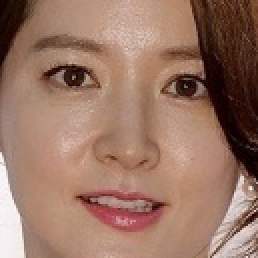
#> input picture image/aligned/lee.jpg, 129 x 129 px, found by its file name (shown 2 times larger)
$ python SkinDetection.py
#> lines starting #> are read from the running program, lines starting #| are printed output that depends on the picture; after the words box and inside, x2 and y2 are one past the last pixel; in counts of white or black regions, pixels touching at a corner belong together
import cv2
import numpy as np


# Open an image
img = cv2.imread("D:/OpenCV/image/lee.jpg")
#> img is the input picture: shape (129, 129, 3); mean B, G, R 101, 117.9, 154.3

# HSV
img_HSV = cv2.cvtColor(img, cv2.COLOR_BGR2HSV)  # Convert color space
#> img_HSV: shape (129, 129, 3); mean H, S, V 14.9, 102.9, 154.3
HSV_mask = cv2.inRange(img_HSV, (0, 15, 0), (17, 170, 255))   # Set up range
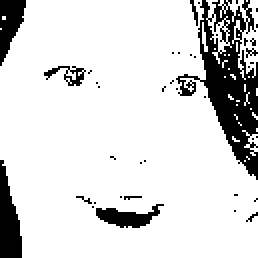
#> HSV_mask: shape (129, 129) (shown 2 times larger); 85.2% white; 41 black regions (35 under 20 px), largest, box (x1, y1, x2, y2) and area: (88, 0, 129, 90) 1435, (0, 80, 11, 129) 356, (0, 0, 13, 33) 254, (48, 102, 82, 114) 208, (22, 33, 43, 43) 81, (95, 0, 99, 13) 22
HSV_mask = cv2.morphologyEx(HSV_mask, cv2.MORPH_OPEN, np.ones((3, 3), np.uint8))
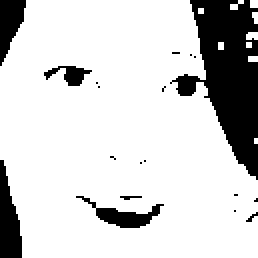
#> HSV_mask: shape (129, 129) (shown 2 times larger); 81.9% white; 19 black regions (14 under 20 px), largest, box (x1, y1, x2, y2) and area: (85, 0, 129, 90) 1996, (0, 80, 11, 129) 357, (0, 0, 13, 33) 260, (38, 98, 82, 114) 235, (22, 33, 46, 43) 116

# YCbCr
img_YCrCb = cv2.cvtColor(img, cv2.COLOR_BGR2YCrCb)  # Convert color space
#> img_YCrCb: shape (129, 129, 3); mean of channels 0, 1, 2 126.8, 147.6, 113.4
YCrCb_mask = cv2.inRange(img_YCrCb, (0, 135, 85), (255, 180, 135))    # Set up range
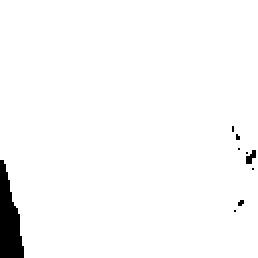
#> YCrCb_mask: shape (129, 129) (shown 2 times larger); 97.5% white; 9 black regions (7 under 20 px), largest, box (x1, y1, x2, y2) and area: (0, 80, 12, 129) 378, (123, 75, 128, 82) 21
YCrCb_mask = cv2.morphologyEx(YCrCb_mask, cv2.MORPH_OPEN, np.ones((3, 3), np.uint8))
#> YCrCb_mask: shape (129, 129); 97.4% white; 8 black regions (6 under 20 px), largest, box (x1, y1, x2, y2) and area: (0, 80, 12, 129) 378, (123, 75, 129, 82) 30

# Merge skin detection (YCbCr + HSV)
global_mask = cv2.bitwise_and(YCrCb_mask, HSV_mask)
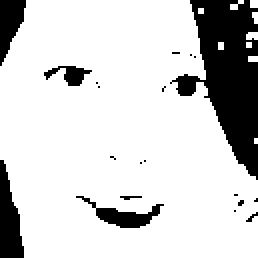
#> global_mask: shape (129, 129) (shown 2 times larger); 81.7% white; 20 black regions (15 under 20 px), largest, box (x1, y1, x2, y2) and area: (85, 0, 129, 90) 1996, (0, 80, 12, 129) 378, (0, 0, 13, 33) 260, (38, 98, 82, 114) 235, (22, 33, 46, 43) 116
global_mask = cv2.medianBlur(global_mask, 3)
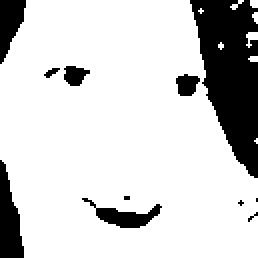
#> global_mask: shape (129, 129) (shown 2 times larger); 81.9% white; 11 black regions (4 under 20 px), largest, box (x1, y1, x2, y2) and area: (95, 0, 129, 89) 1918, (0, 80, 12, 129) 377, (0, 0, 13, 32) 259
global_mask = cv2.morphologyEx(global_mask, cv2.MORPH_OPEN, np.ones((4, 4), np.uint8))
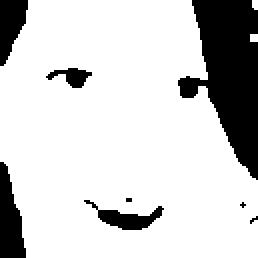
#> global_mask: shape (129, 129) (shown 2 times larger); 81.3% white; 8 black regions (3 under 20 px), largest, box (x1, y1, x2, y2) and area: (89, 0, 129, 90) 2038, (0, 81, 13, 129) 413, (0, 0, 14, 33) 305, (42, 100, 82, 115) 228, (23, 34, 46, 44) 117

# Make results
HSV_result = cv2.bitwise_not(HSV_mask)
YCrCb_result = cv2.bitwise_not(YCrCb_mask)
global_result = cv2.bitwise_not(global_mask)

# Show results
cv2.imshow("1_troy.jpg", HSV_result)
cv2.imshow("2_troy.jpg", YCrCb_result)
cv2.imshow("3_troy.jpg", global_result)

# Save results
cv2.imwrite("1_HSV.jpg", HSV_result)
cv2.imwrite("2_YCbCr.jpg", YCrCb_result)
cv2.imwrite("3_global_result.jpg", global_result)

cv2.waitKey(0)
cv2.destroyAllWindows()

$ run again, with image/aligned/face01.jpg copied over image/aligned/lee.jpg
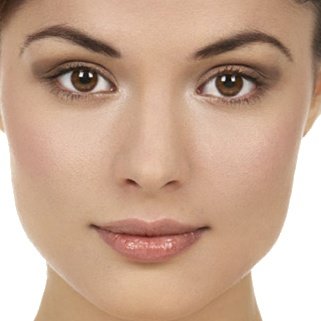
#> input picture image/aligned/face01.jpg, 321 x 321 px, found by its file name
#> img is the input picture: shape (321, 321, 3); mean B, G, R 144.9, 166.6, 199.4
#> img_HSV: shape (321, 321, 3); mean H, S, V 12.4, 74.4, 199.4
#> `HSV_mask = cv2.inRange(img_HSV, (0, 15, 0), (17, 170, 255))`:
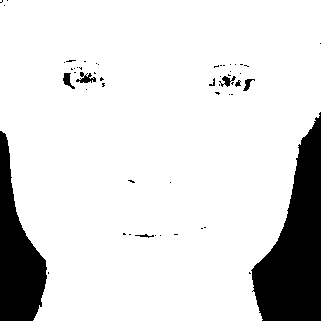
#> HSV_mask: shape (321, 321); 86.8% white; 54 black regions (45 under 20 px), largest, box (x1, y1, x2, y2) and area: (251, 112, 321, 321) 8191, (0, 131, 47, 321) 4846, (76, 72, 96, 83) 115
#> img_YCrCb: shape (321, 321, 3); mean of channels 0, 1, 2 173.9, 146.2, 111.6
#> `global_mask = cv2.morphologyEx(global_mask, cv2.MORPH_OPEN, np.ones((4..`:
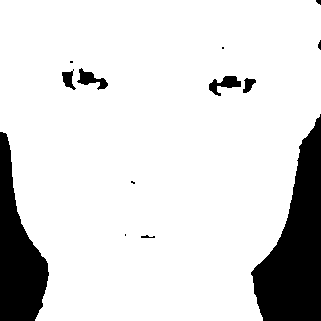
#> global_mask: shape (321, 321); 86.4% white; 13 black regions (5 under 20 px), largest, box (x1, y1, x2, y2) and area: (251, 114, 321, 321) 7982, (0, 132, 49, 321) 5088, (209, 76, 241, 96) 305
#> HSV_result: shape (321, 321); 13.3% white; 41 white regions (33 under 20 px), largest, box (x1, y1, x2, y2) and area: (249, 112, 321, 321) 8212, (0, 131, 49, 321) 4858, (219, 74, 241, 87) 169
#> YCrCb_result: shape (321, 321); 13.5% white; 13 white regions (4 under 20 px), largest, box (x1, y1, x2, y2) and area: (251, 114, 321, 321) 8221, (0, 131, 47, 321) 4921, (78, 69, 93, 84) 148

$ run again, with image/aligned/face01.jpg_aligned_outer.jpg copied over image/aligned/lee.jpg
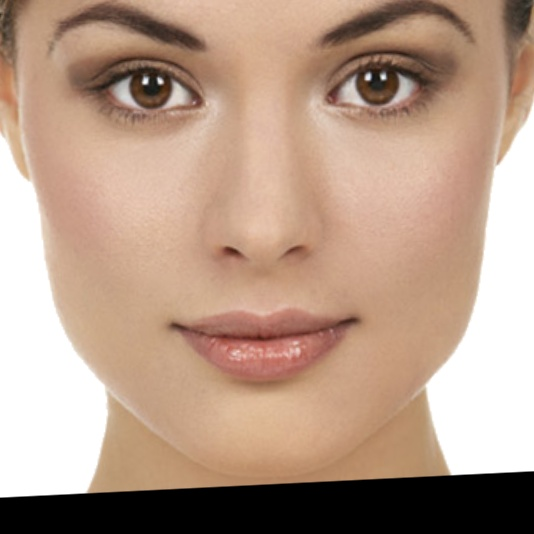
#> input picture image/aligned/face01.jpg_aligned_outer.jpg, 534 x 534 px, found by its file name
#> img is the input picture: shape (534, 534, 3); mean B, G, R 136.3, 155, 183.1
#> img_HSV: shape (534, 534, 3); mean H, S, V 10.4, 65.6, 183.2
#> `HSV_mask = cv2.inRange(img_HSV, (0, 15, 0), (17, 170, 255))`:
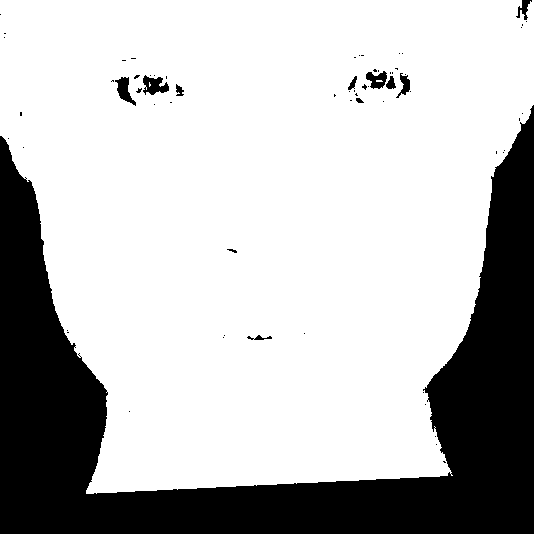
#> HSV_mask: shape (534, 534); 74.3% white; 67 black regions (55 under 20 px), largest, box (x1, y1, x2, y2) and area: (0, 105, 534, 534) 71750, (143, 75, 169, 95) 316, (115, 77, 136, 106) 275
#> img_YCrCb: shape (534, 534, 3); mean of channels 0, 1, 2 161.3, 143.6, 113.9
#> `global_mask = cv2.morphologyEx(global_mask, cv2.MORPH_OPEN, np.ones((4..`:
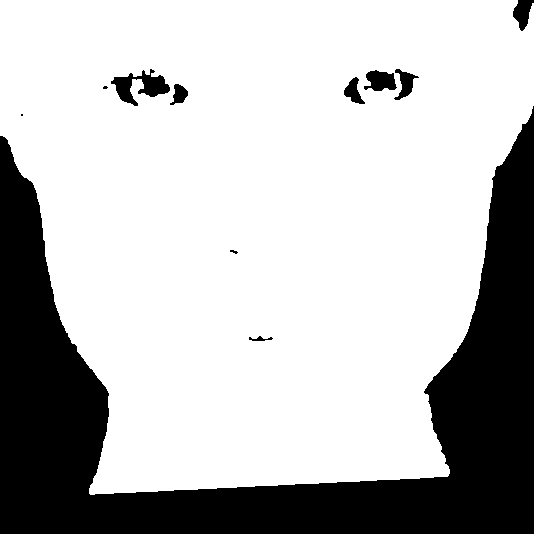
#> global_mask: shape (534, 534); 73.9% white; 11 black regions (3 under 20 px), largest, box (x1, y1, x2, y2) and area: (0, 106, 534, 534) 71757, (111, 69, 170, 106) 962, (364, 70, 397, 91) 485
#> HSV_result: shape (534, 534); 25.8% white; 45 white regions (34 under 20 px), largest, box (x1, y1, x2, y2) and area: (0, 105, 534, 534) 71838, (362, 69, 396, 90) 393, (136, 75, 169, 95) 364
#> YCrCb_result: shape (534, 534); 26.1% white; 17 white regions (9 under 20 px), largest, box (x1, y1, x2, y2) and area: (0, 104, 534, 534) 72150, (109, 72, 137, 105) 423, (512, 0, 532, 30) 372

$ run again, with image/aligned/face02.jpg copied over image/aligned/lee.jpg
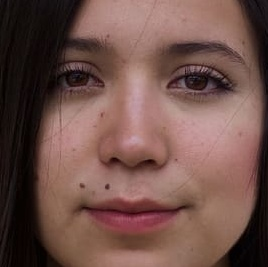
#> input picture image/aligned/face02.jpg, 268 x 267 px, found by its file name
#> img is the input picture: shape (267, 268, 3); mean B, G, R 73.7, 80.7, 111.9
#> img_HSV: shape (267, 268, 3); mean H, S, V 24.3, 101.2, 111.9
#> `HSV_mask = cv2.inRange(img_HSV, (0, 15, 0), (17, 170, 255))`:
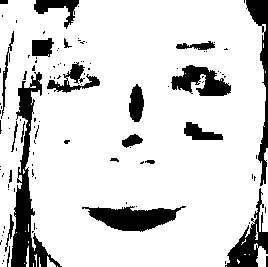
#> HSV_mask: shape (267, 268); 84.4% white; 111 black regions (88 under 20 px), largest, box (x1, y1, x2, y2) and area: (11, 72, 62, 267) 2703, (82, 206, 186, 232) 1540, (246, 0, 268, 186) 1192
#> img_YCrCb: shape (267, 268, 3); mean of channels 0, 1, 2 89.2, 144.2, 119.3
#> `global_mask = cv2.morphologyEx(global_mask, cv2.MORPH_OPEN, np.ones((4..`:
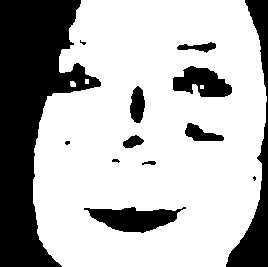
#> global_mask: shape (267, 268); 70.8% white; 13 black regions (3 under 20 px), largest, box (x1, y1, x2, y2) and area: (0, 0, 101, 267) 13747, (226, 0, 268, 267) 3100, (84, 207, 186, 233) 1566
#> HSV_result: shape (267, 268); 16.8% white; 62 white regions (45 under 20 px), largest, box (x1, y1, x2, y2) and area: (5, 65, 62, 267) 3280, (225, 0, 268, 267) 2642, (82, 206, 186, 232) 1571
#> YCrCb_result: shape (267, 268); 22.6% white; 4 white regions, box (x1, y1, x2, y2) and area: (0, 0, 83, 267) 12797, (227, 116, 268, 267) 2156, (245, 0, 268, 102) 987, (182, 75, 224, 86) 204
